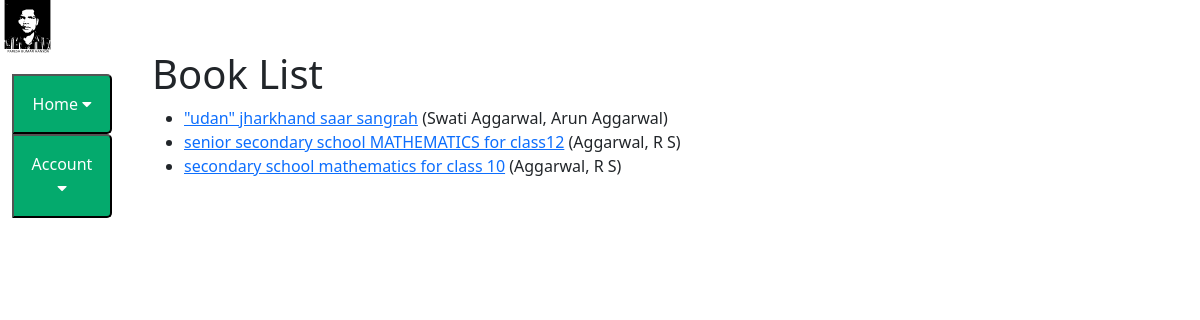
/catalog/books/, run on the app's committed database.
### catalog/models.py (models this page shows, shortened)
class Book(models.Model):
    title = models.CharField(max_length=200)
    author = models.ForeignKey('Author', on_delete=models.SET_NULL, null=True)
    summary = models.TextField(max_length=1000, help_text='Enter a brief description of the book')
    isbn = models.CharField('ISBN', max_length=13, unique=True,
                             help_text='13 Character <a href="https://www.isbn-international.org/content/what-isbn">ISBN number</a>')
    genre = models.ManyToManyField(Genre, help_text='Select a genre for this book')
    language = models.ManyToManyField(Language, help_text='Select a language for this book')
    def get_absolute_url(self):
        return reverse('book-detail', args=[str(self.id)])
    def display_genre(self):
        """Create a string for the Genre. This is required to display genre in Admin."""
        return ', '.join(genre.name for genre in self.genre.all()[:3])
    display_genre.short_description = 'Genre'
    def display_language(self):
        """Create a string for the Genre. This is required to display genre in Admin."""
        return ', '.join(language.name for language in self.language.all()[:3])
    display_language.short_description = 'Language'

class Author(models.Model):
    first_name = models.CharField(max_length=100)
    last_name = models.CharField(max_length=100)
    date_of_birth = models.DateField(null=True, blank=True)
    date_of_death = models.DateField('Died', null=True, blank=True)
    class Meta:
        ordering = ['last_name', 'first_name']
    def __str__(self):
        return f'{self.last_name}, {self.first_name}'

### catalog/views.py (the view)
# urls.py: path('books/', views.BookListView.as_view(), name='books'),
class BookListView(generic.ListView):
    model = Book
    '''
    def get_queryset(self):
        return Book.objects.filter(title__icontains='jhar')[:5]
    '''
    def get_context_data(self, **kwargs):
        context = super(BookListView, self).get_context_data(**kwargs)
        context['some_data'] = 'This is just some data'
        return context

### catalog/templates/catalog/book_list.html (shortened to what this page needs)
{% extends "base_generic.html" %}
{% block content %}
  <h1>Book List</h1>
  {% if book_list %}
  <ul>
    {% for book in object_list %}
      <li>
        <a href="{{book.get_absolute_url}}">{{ book.title }}</a> ({{book.author}})
      </li>
    {% endfor %}
  </ul>
  {% else %}
    <p>There are no books in the library.</p>
  {% endif %}
{% endblock %}

### data on the page
Book: title "\"udan\" jharkhand saar sangrah", author "Swati Aggarwal, Arun Aggarwal"
Book: title "senior secondary school MATHEMATICS for class12", author "Aggarwal, R S"
Book: title "secondary school mathematics for class 10", author "Aggarwal, R S"
